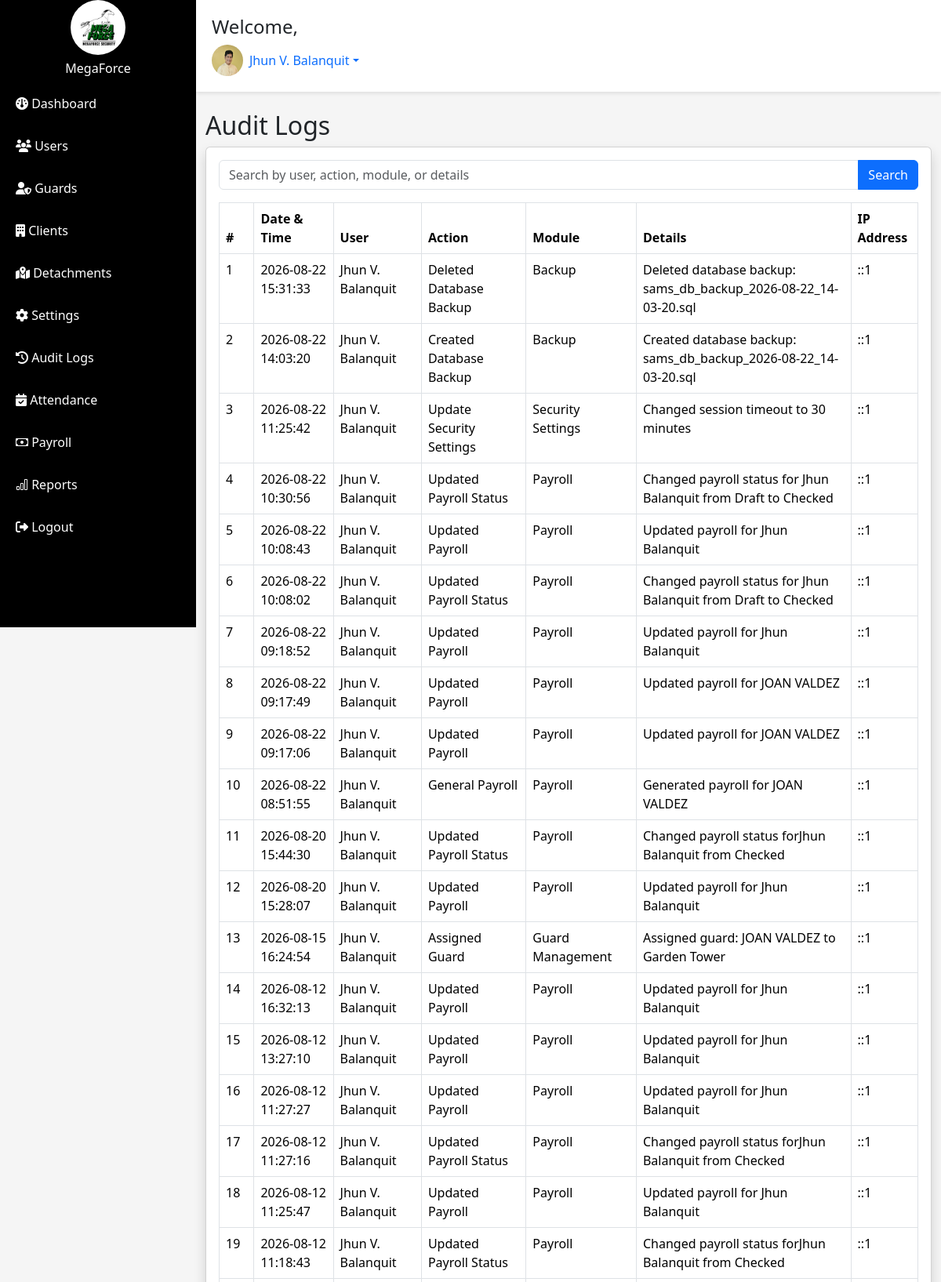
The page /admin/audit_logs.php (signed in, upper part) on the database its author committed.
### tables this page shows
CREATE TABLE `system_settings` (
  `id` int(11) NOT NULL AUTO_INCREMENT,
  `company_name` varchar(255) NOT NULL,
  `company_address` text DEFAULT NULL,
  `contact_number` varchar(50) DEFAULT NULL,
  `email` varchar(100) DEFAULT NULL,
  `logo` varchar(255) DEFAULT 'default_logo.png',
  `updated_at` timestamp NOT NULL DEFAULT current_timestamp() ON UPDATE current_timestamp(),
  PRIMARY KEY (`id`)
);

CREATE TABLE `users` (
  `id` int(11) NOT NULL AUTO_INCREMENT,
  `role_id` int(11) DEFAULT NULL,
  `fullname` varchar(100) NOT NULL,
  `email` varchar(100) NOT NULL,
  `username` varchar(50) NOT NULL,
  `password` varchar(255) NOT NULL,
  `profile_picture` varchar(255) DEFAULT NULL,
  `status` enum('Active','Inactive') NOT NULL,
  `created_at` timestamp NOT NULL DEFAULT current_timestamp() ON UPDATE current_timestamp(),
  PRIMARY KEY (`id`),
  UNIQUE KEY `email` (`email`),
  UNIQUE KEY `username` (`username`)
);

CREATE TABLE `audit_logs` (
  `id` int(11) NOT NULL AUTO_INCREMENT,
  `user_id` int(11) NOT NULL,
  `action` varchar(255) NOT NULL,
  `module` varchar(100) NOT NULL,
  `details` text DEFAULT NULL,
  `ip_address` varchar(45) DEFAULT NULL,
  `created_at` timestamp NOT NULL DEFAULT current_timestamp(),
  PRIMARY KEY (`id`),
  KEY `user_id` (`user_id`),
  CONSTRAINT `audit_logs_ibfk_1` FOREIGN KEY (`user_id`) REFERENCES `users` (`id`)
);

### admin/audit_logs.php (the view, shortened to what this page needs)
<?php
include("includes/header.php");
include("../config.php");
include("includes/sidebar.php");
?>
<div class="main-content">
    <?php  include("includes/topbar.php") ?>
    <div class="container-fluid mt-4">
    <h2>Audit Logs</h2>
    <div class="card shadow">
        <div class="card-body">
            <form method="GET" class="mb-3">
                <div class="input-group">
                    <input type="text" name="search" class="form-control" placeholder="Search by user, action, module, or details" value="<?php echo isset($_GET['search']) ? htmlspecialchars($_GET['search']) : ''; ?>">
                    <button class="btn btn-primary" type="submit">Search</button>
                </div>
            </form>
            <table class="table table-bordered table-hover">
                <thead>
                    <tr>
                        <th>#</th>
                        <th>Date & Time</th>
                        <th>User</th>
                        <th>Action</th>
                        <th>Module</th>
                        <th>Details</th>
                        <th>IP Address</th>
                    </tr>
                </thead>
                <tbody>
            <?php
            $sql = "
            SELECT
                audit_logs.*,
                users.fullname
                FROM audit_logs
                LEFT JOIN users
                ON users.id = audit_logs.user_id
                ";
                $sql .= "ORDER BY audit_logs.created_at DESC";
                $result = mysqli_query($con, $sql);
                $count = 1;
                while($row = mysqli_fetch_assoc($result)){
            ?>
            <tr>
                <td><?php echo $count++; ?></td>
                <td><?php echo $row['created_at']; ?></td>
                <td><?php echo htmlspecialchars($row['fullname']); ?></td>
                <td><?php echo htmlspecialchars($row['action']); ?></td>
                <td><?php echo htmlspecialchars($row['module']); ?></td>
                <td><?php echo htmlspecialchars($row['details']); ?></td>
                <td><?php echo htmlspecialchars($row['ip_address']); ?></td>
            </tr>
            <?php } ?>
                </tbody>
            </table>
        </div>
    </div>
    </div>
</div>
<?php include("includes/footer.php"); ?>

### admin/includes/sidebar.php
<?php $company = mysqli_fetch_assoc( mysqli_query($con, "SELECT company_name, logo FROM system_settings LIMIT 1"));
?>
<div class="sidebar">
    <div class="text-center py3">
    <img src="../assets/uploads/<?php echo $company['logo']; ?>"
    width="70"
    class="rounded-circle mb-2">
    <h6 class="text-white">
        <?php echo htmlspecialchars($company['company_name']); ?>
    </h6>
</div>
    <a href="dashboard.php">
        <i class="fa-solid fa-gauge"></i>
        Dashboard
    </a>
    <a href="users.php">
        <i class="fa-solid fa-users"></i>
        Users
    </a>
    <a href="guards.php" class="nav-link">
        <i class="fa-solid fa-user-shield"></i>
        Guards
    </a>
     <a href="clients.php">
        <i class="fa-solid fa-building"></i>
        Clients
    </a>
    <a href="detachments.php">
        <i class="fa-solid fa-map-location-dot"></i>
        Detachments
    </a>
     <a href="settings.php">
        <i class="fa-solid fa-gear"></i>
        Settings
    </a>
     <a href="audit_logs.php">
        <i class="fas fa-history"></i>
        Audit Logs
    </a>
    <a href="attendance.php" class="nav-link">
        <i class="fas fa-calendar-check"></i>
        Attendance
    </a>
    <a href="payroll.php" class="nav-link">
        <i class="bi bi-cash"></i>
        Payroll
    </a>
    <a href="payroll_reports.php" class="nav-link">
        <i class="bi bi-bar-chart"></i>
        Reports
    </a>
     <a href="../logout.php">
        <i class="fa-solid fa-right-from-bracket"></i>
        Logout
    </a>
</div>

### admin/includes/topbar.php (shortened to what this page needs)
<?php
$user_id = $_SESSION['user_id'];
$topbarQuery = mysqli_query($con, "SELECT fullname, email, profile_picture, role_id FROM users WHERE id='$user_id'");
$topbarUser = mysqli_fetch_assoc($topbarQuery);
?>
<div class="topbar">
    <h4>
        Welcome,
    </h4>
            <div class="dropdown">
            <a href="#" class="d-flex align-items-center text-decoration-none dropdown-toggle" data-bs-toggle="dropdown" aria-expanded="false">
                <img src="../assets/uploads/<?php echo htmlspecialchars($topbarUser['profile_picture']); ?>" alt="<?php echo htmlspecialchars($topbarUser['fullname']); ?>" title="Click to enlarge" class="rounded-circle me-2" width="40" height="40" style="cursor: object-fit: cover;">
                <span><?php echo htmlspecialchars($topbarUser['fullname']); ?></span>
            </a>
        </div>
</div>

### admin/assets/css/style.css (style rules this page uses)
body { margin: 0; background: #f5f5f5; }
.sidebar { width: 250px; height: 100vh; position: fixed; background: black; }
.sidebar a { color: white; display: block; padding: 15px 20px; text-decoration: none; }
.main-content { margin-left: 250px; }
.topbar { background: white; padding: 20px; box-shadow: 0 2px 5px rgba(0, 0, 0, .1); }

### rows shown on the page
system_settings: logo (picture), company_name "MegaForce"
users: profile_picture (picture), fullname "Jhun V. Balanquit"
audit_logs: created_at "2026-08-22 15:31:33", user.fullname "Jhun V. Balanquit", action "Deleted Database Backup", module "Backup", details "Deleted database backup: sams_db_backup_2026-08-22_14-03-20.sql", ip_address "::1"
audit_logs: created_at "2026-08-22 14:03:20", user.fullname "Jhun V. Balanquit", action "Created Database Backup", module "Backup", details "Created database backup: sams_db_backup_2026-08-22_14-03-20.sql", ip_address "::1"
audit_logs: created_at "2026-08-22 11:25:42", user.fullname "Jhun V. Balanquit", action "Update Security Settings", module "Security Settings", details "Changed session timeout to 30 minutes", ip_address "::1"
audit_logs: created_at "2026-08-22 10:30:56", user.fullname "Jhun V. Balanquit", action "Updated Payroll Status", module "Payroll", details "Changed payroll status for Jhun Balanquit from Draft to Checked", ip_address "::1"
audit_logs: created_at "2026-08-22 10:08:43", user.fullname "Jhun V. Balanquit", action "Updated Payroll", module "Payroll", details "Updated payroll for Jhun Balanquit", ip_address "::1"
audit_logs: created_at "2026-08-22 10:08:02", user.fullname "Jhun V. Balanquit", action "Updated Payroll Status", module "Payroll", details "Changed payroll status for Jhun Balanquit from Draft to Checked", ip_address "::1"
audit_logs: created_at "2026-08-22 09:18:52", user.fullname "Jhun V. Balanquit", action "Updated Payroll", module "Payroll", details "Updated payroll for Jhun Balanquit", ip_address "::1"
audit_logs: created_at "2026-08-22 09:17:49", user.fullname "Jhun V. Balanquit", action "Updated Payroll", module "Payroll", details "Updated payroll for JOAN VALDEZ", ip_address "::1"
audit_logs: created_at "2026-08-22 09:17:06", user.fullname "Jhun V. Balanquit", action "Updated Payroll", module "Payroll", details "Updated payroll for JOAN VALDEZ", ip_address "::1"
audit_logs: created_at "2026-08-22 08:51:55", user.fullname "Jhun V. Balanquit", action "General Payroll", module "Payroll", details "Generated payroll for JOAN VALDEZ", ip_address "::1"
audit_logs: created_at "2026-08-20 15:44:30", user.fullname "Jhun V. Balanquit", action "Updated Payroll Status", module "Payroll", details "Changed payroll status forJhun Balanquit from Checked", ip_address "::1"
audit_logs: created_at "2026-08-20 15:28:07", user.fullname "Jhun V. Balanquit", action "Updated Payroll", module "Payroll", details "Updated payroll for Jhun Balanquit", ip_address "::1"
audit_logs: created_at "2026-08-15 16:24:54", user.fullname "Jhun V. Balanquit", action "Assigned Guard", module "Guard Management", details "Assigned guard: JOAN VALDEZ to Garden Tower", ip_address "::1"
audit_logs: created_at "2026-08-12 16:32:13", user.fullname "Jhun V. Balanquit", action "Updated Payroll", module "Payroll", details "Updated payroll for Jhun Balanquit", ip_address "::1"
audit_logs: created_at "2026-08-12 13:27:10", user.fullname "Jhun V. Balanquit", action "Updated Payroll", module "Payroll", details "Updated payroll for Jhun Balanquit", ip_address "::1"
audit_logs: created_at "2026-08-12 11:27:27", user.fullname "Jhun V. Balanquit", action "Updated Payroll", module "Payroll", details "Updated payroll for Jhun Balanquit", ip_address "::1"
audit_logs: created_at "2026-08-12 11:27:16", user.fullname "Jhun V. Balanquit", action "Updated Payroll Status", module "Payroll", details "Changed payroll status forJhun Balanquit from Checked", ip_address "::1"
audit_logs: created_at "2026-08-12 11:25:47", user.fullname "Jhun V. Balanquit", action "Updated Payroll", module "Payroll", details "Updated payroll for Jhun Balanquit", ip_address "::1"
audit_logs: created_at "2026-08-12 11:18:43", user.fullname "Jhun V. Balanquit", action "Updated Payroll Status", module "Payroll", details "Changed payroll status forJhun Balanquit from Checked", ip_address "::1"
